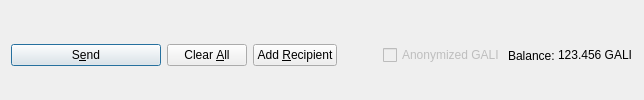
         <widget class="QFrame" name="frame_Send">
          <layout class="QHBoxLayout" name="horizontalLayout">
           <property name="bottomMargin">
            <number>0</number>
           </property>
           <item>
            <widget class="QPushButton" name="sendButton">
             <property name="minimumSize">
              <size>
               <width>150</width>
               <height>0</height>
              </size>
             </property>
             <property name="toolTip">
              <string>Confirm the send action</string>
             </property>
             <property name="text">
              <string>S&amp;end</string>
             </property>
             <property name="icon">
              <iconset resource="../galilel.qrc">
               <normaloff>:/icons/send</normaloff>:/icons/send</iconset>
             </property>
             <property name="autoDefault">
              <bool>false</bool>
             </property>
             <property name="default">
              <bool>true</bool>
             </property>
            </widget>
           </item>
           <item>
            <widget class="QPushButton" name="clearButton">
             <property name="sizePolicy">
              <sizepolicy hsizetype="Minimum" vsizetype="Fixed">
               <horstretch>0</horstretch>
               <verstretch>0</verstretch>
              </sizepolicy>
             </property>
             <property name="toolTip">
              <string>Clear all fields of the form.</string>
             </property>
             <property name="text">
              <string>Clear &amp;All</string>
             </property>
             <property name="icon">
              <iconset resource="../galilel.qrc">
               <normaloff>:/icons/remove</normaloff>:/icons/remove</iconset>
             </property>
             <property name="autoDefault">
              <bool>false</bool>
             </property>
            </widget>
           </item>
           <item>
            <widget class="QPushButton" name="addButton">
             <property name="toolTip">
              <string>Send to multiple recipients at once</string>
             </property>
             <property name="text">
              <string>Add &amp;Recipient</string>
             </property>
             <property name="icon">
              <iconset resource="../galilel.qrc">
               <normaloff>:/icons/add</normaloff>:/icons/add</iconset>
             </property>
             <property name="autoDefault">
              <bool>false</bool>
             </property>
            </widget>
           </item>
           <item>
            <spacer name="horizontalSpacer">
             <property name="orientation">
              <enum>Qt::Horizontal</enum>
             </property>
             <property name="sizeHint" stdset="0">
              <size>
               <width>40</width>
               <height>20</height>
              </size>
             </property>
            </spacer>
           </item>
           <item>
            <layout class="QHBoxLayout" name="horizontalLayout_2">
             <property name="spacing">
              <number>3</number>
             </property>
             <item>
              <widget class="QCheckBox" name="checkzGALI">
               <property name="enabled">
                <bool>false</bool>
               </property>
               <property name="text">
                <string>Anonymized GALI</string>
               </property>
              </widget>
             </item>
             <item>
              <widget class="QLabel" name="label">
               <property name="text">
                <string>Balance:</string>
               </property>
              </widget>
             </item>
             <item>
              <widget class="QLabel" name="labelBalance">
               <property name="sizePolicy">
                <sizepolicy hsizetype="Preferred" vsizetype="Fixed">
                 <horstretch>0</horstretch>
                 <verstretch>0</verstretch>
                </sizepolicy>
               </property>
               <property name="cursor">
                <cursorShape>IBeamCursor</cursorShape>
               </property>
               <property name="text">
                <string notr="true">123.456 GALI</string>
               </property>
               <property name="textInteractionFlags">
                <set>Qt::LinksAccessibleByMouse|Qt::TextSelectableByKeyboard|Qt::TextSelectableByMouse</set>
               </property>
              </widget>
             </item>
            </layout>
           </item>
          </layout>
         </widget>
